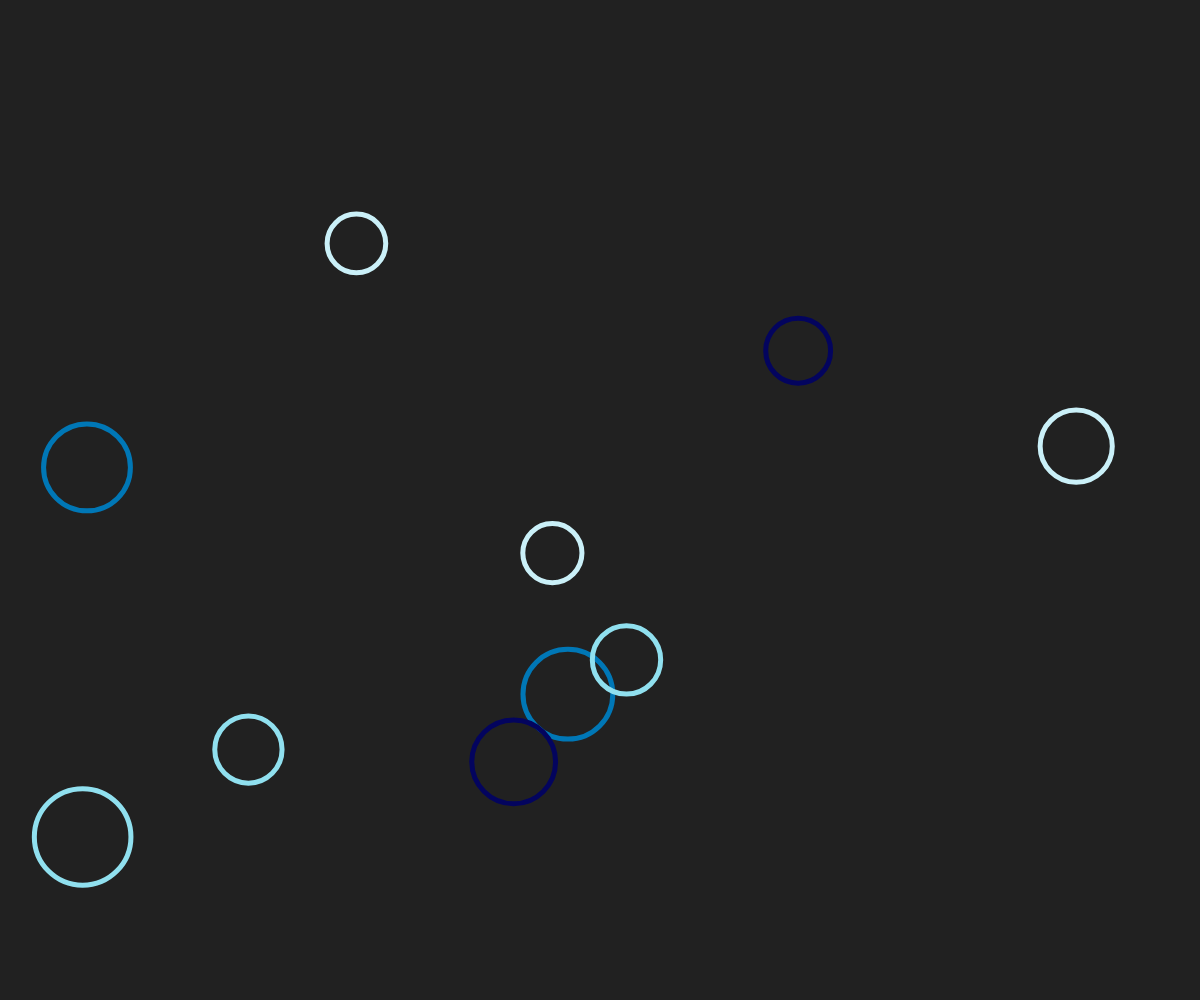
Frame 1 (no input)
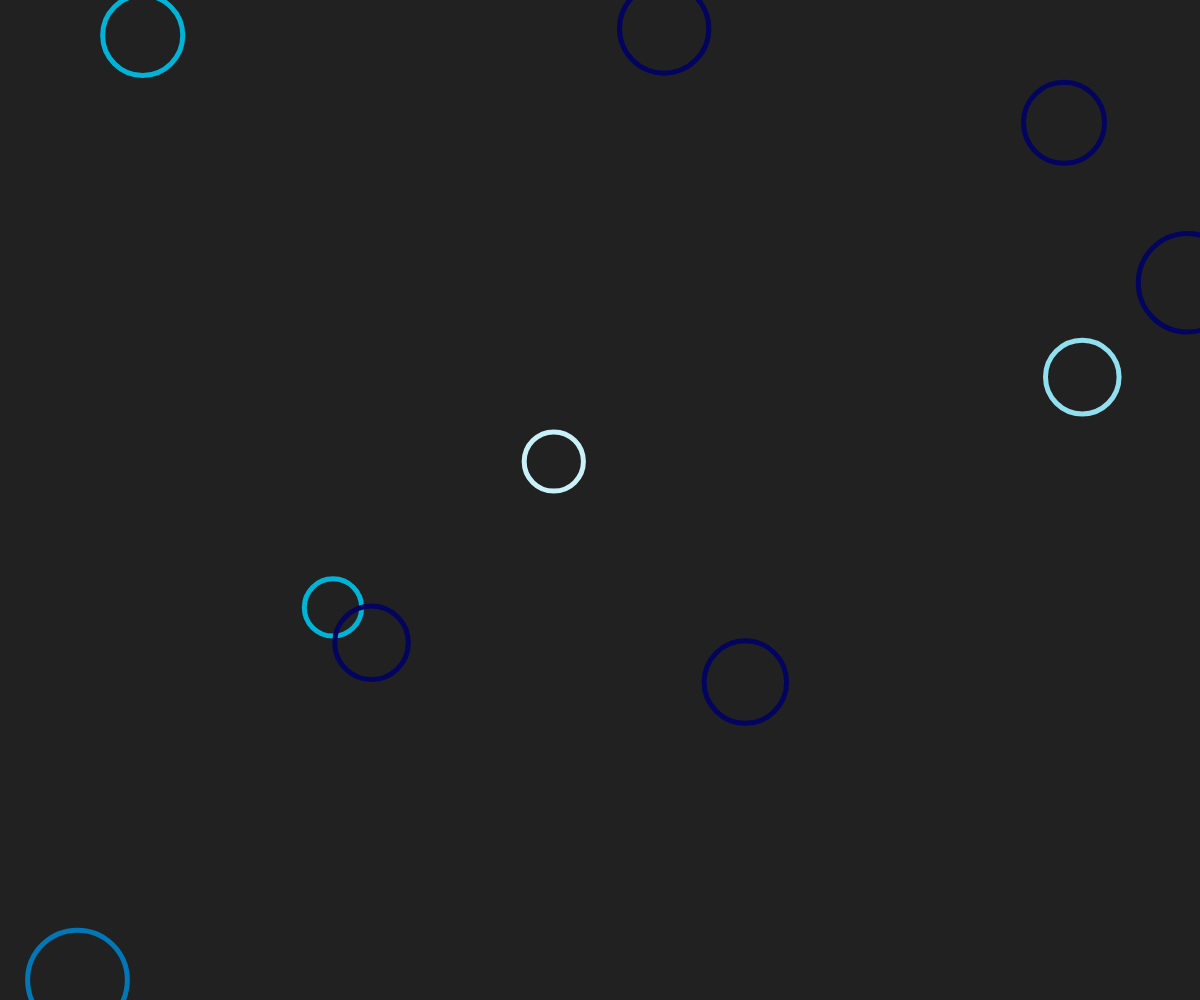
Frame 2 (the mouse pressed at the canvas centre, redrawn once)

The p5.js sketch that drew these frames (run headless with seeded random() and noise() and a simulated clock; the mouse was pressed at the canvas centre and the sketch redrawn once):

// p5.js sketch
// ── sketch.js
"use strict";

const palette = ["#03045E", "#0077B6", "#00B4D8", "#90E0EF", "#CAF0F8"];

//==========
// p5.js

function setup(){
	createCanvas(windowWidth, windowHeight);
	angleMode(DEGREES);
	rectMode(CENTER);
	noLoop();

	background(33);
	noStroke();
	strokeWeight(5);
	noFill();
}

function draw(){
	background(33);

	for(let i=0; i<10; i++){
		stroke(getColor());
		let x = random(width);
		let y = random(height);
		let d = random(50, 100);
		circle(x, y, d);
	}
}

function getColor(){
	return random(palette);
}
